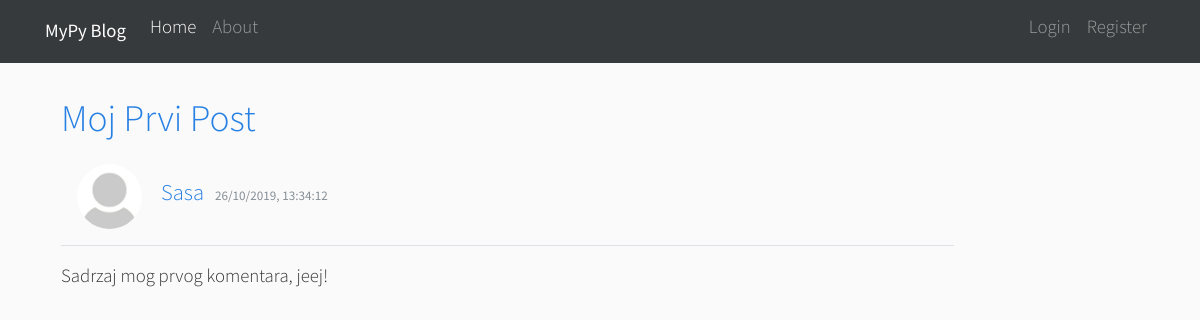
/post/1, run on the app's committed database.
### mypyblog/models.py (models this page shows, shortened)
class Post(db.Model):
    id = db.Column(db.Integer, primary_key=True, autoincrement=True)
    naslov = db.Column(db.String(100), nullable=False)
    datum_posta = db.Column(db.DateTime, nullable=False, default=datetime.utcnow)
    sadrzaj = db.Column(db.Text, nullable=False)
    id_korisnika = db.Column(db.Integer, db.ForeignKey('korisnik.id'), nullable=False)

class Korisnik(db.Model, UserMixin):
    id = db.Column(db.Integer, primary_key=True, autoincrement=True)
    korisnicko_ime = db.Column(db.String(20), unique=True, nullable=False)
    email = db.Column(db.String(120), unique=True, nullable=False)
    slika_fajl = db.Column(db.String(20), nullable=False, default='defaultna.jpg')
    password = db.Column(db.String(70), nullable=False)
    posts = db.relationship('Post', backref='author', lazy=True)

### mypyblog/postovi/routes.py (the view)
@postovi.route("/post/<int:post_id>")
def post(post_id):
    post = Post.query.get_or_404(post_id)
    return render_template('post.html', title=post.naslov, post=post)

### mypyblog/templates/post.html (shortened to what this page needs)
{% extends "layout.html" %}
{% block content %}
    <div class="col-md-10 mb-5 border-secondary p-3">
         <h1 class="article-title text-primary">{{ post.naslov }}</h1>
         <img src="{{ url_for('static', filename='profilne_slike/' + post.author.slika_fajl) }}" alt="post img" class="rounded-circle article-img m-3">
         <a class="mr-2 h4" href="{{ url_for('korisnici.postovi_korisnika', korisnicko_ime=post.author.korisnicko_ime) }}">{{ post.author.korisnicko_ime }}</a>
         <small class="text-muted">{{ post.datum_posta.strftime('%d/%m/%Y, %H:%M:%S') }}</small>
         <article class="border-top pt-3 lead"><p>{{ post.sadrzaj }}</p></article>
     </div>
{% endblock content %}

### mypyblog/static/main.css (style rules this page uses)
body { background: #fafafa; color: #333333; }
h1, h2, h3, h4, h5, h6 { color: #444444; }
.article-title { color: #444444; }
.article-img { height: 65px; width: 65px; margin-right: 16px; }

### data on the page
Post: naslov "Moj Prvi Post", datum_posta "26/10/2019, 13:34:12", sadrzaj "Sadrzaj mog prvog komentara, jeej!"
Korisnik: slika_fajl (placeholder picture), author.korisnicko_ime "Sasa"
